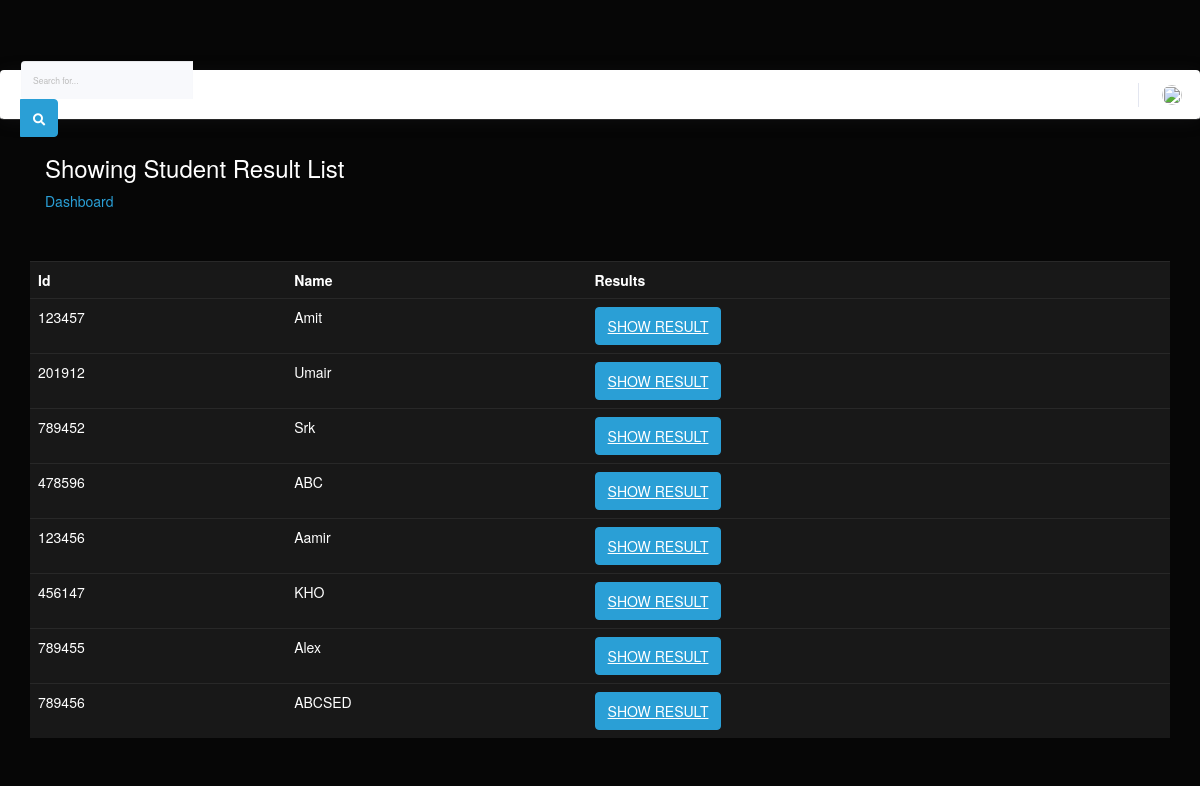
The page /student/result.php (signed in) on the database its author committed.
### tables this page shows
CREATE TABLE `student` (
  `stdid` int(10) NOT NULL,
  `name` varchar(50) NOT NULL,
  `class` varchar(5) NOT NULL,
  `status` int(2) NOT NULL
);

CREATE TABLE `result` (
  `stdid` int(10) NOT NULL,
  `photo` varchar(50) NOT NULL,
  `status` int(2) NOT NULL
);

### student/result.php (the view, shortened to what this page needs)
<?php include("header.php");?>
		 <section class="banner-area relative about-banner" id="home">
		 <div class="container">
					<div class="row d-flex align-items-center justify-content-center">
						<div class="about-content col-lg-12">
							<h3>
							 Showing Student Result List
							</h3>
							<p class="text-white link-nav"><a href="index.php">Dashboard </a>
						</div>
					</div>
				</div>
			</section>
			<section class="info-area pb-40">
				<div class="container-fluid">
				    <div class="col-md-12">
			<form action="" method="POST"><table class="table">
			            <tr>
							<td><b>Id</b></td>
							<td><b>Name</b></td>
							<td><b>Results</b></td>
					   </tr>
			<?php
			  include("connect.php");
			  $result=mysqli_query($con,"select * from student JOIN result ON student.stdid=result.stdid where student.status=1 ORDER BY class ASC");
			   while( $row=mysqli_fetch_assoc($result))
			   {
			    ?>
			    <tr>
					        <td><?php echo ucwords($row['stdid']);?></td>
							<td><?php echo ucwords($row['name']);?></td>
							<td><a href='showstudentresult.php?data_id=<?php echo $row['stdid'] ?>' class="btn btn-primary text-uppercase" >Show Result</a></td>
				</tr>
			    <?php
			   }
			   ?>
			  </table></form>
			  </div></div>
			  </section>

### rows shown on the page
student: result.stdid "123457", name "Amit"
student: result.stdid "201912", name "Umair"
student: result.stdid "789452", name "Srk"
student: result.stdid "478596", name "ABC"
student: result.stdid "123456", name "Aamir"
student: result.stdid "456147", name "KHO"
student: result.stdid "789455", name "Alex"
student: result.stdid "789456", name "ABCSED"
